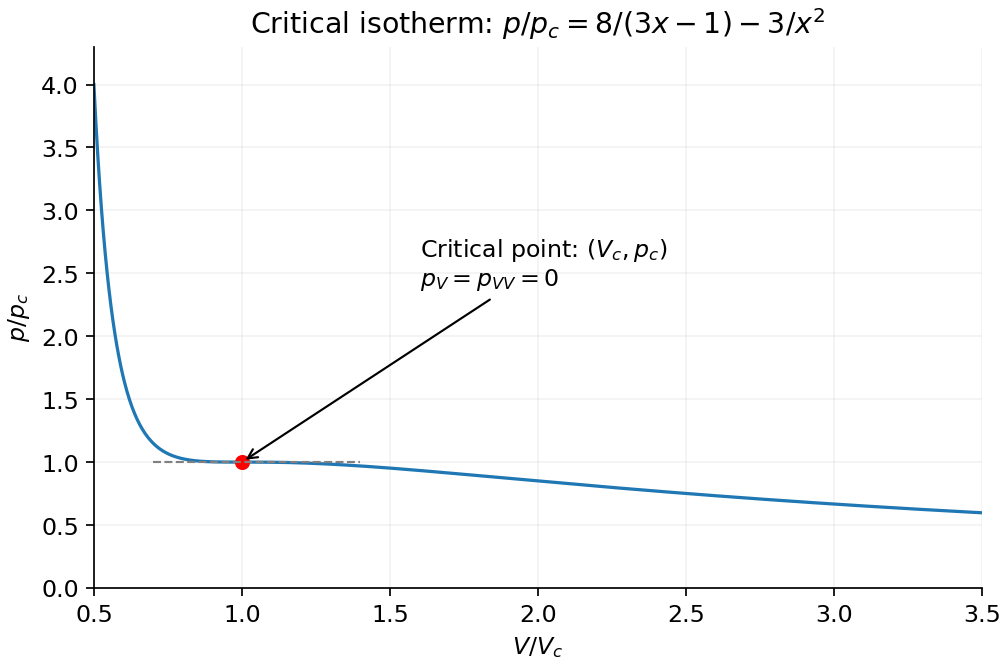

This chart was generated by the following Python code:
import numpy as np
import matplotlib
matplotlib.use('Agg')
import matplotlib.pyplot as plt
from matplotlib.patches import Circle,Rectangle
plt.rcParams.update({'font.size':11,'axes.spines.top':False,'axes.spines.right':False,'figure.facecolor':'white','savefig.facecolor':'white'})

x=np.linspace(.5,3.5,1400);p=8/(3*x-1)-3/x**2
fig,ax=plt.subplots(figsize=(6.5,4.3),layout='constrained');ax.plot(x,p);ax.plot(1,1,'ro');ax.plot([.7,1.4],[1,1],'--',color='.5',lw=1);ax.annotate(r'Critical point: $(V_c,p_c)$'+'\n'+r'$p_V=p_{VV}=0$',xy=(1,1),xytext=(1.6,2.4),arrowprops={'arrowstyle':'->'});ax.set(xlabel=r'$V/V_c$',ylabel=r'$p/p_c$',title=r'Critical isotherm: $p/p_c=8/(3x-1)-3/x^2$',xlim=(.5,3.5),ylim=(0,4.3));ax.grid(alpha=.15)
fig.savefig('paper-1-critical-isotherm.png',dpi=155)
